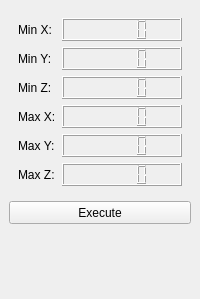
       <widget class="QWidget" name="tab_6" >
        <attribute name="title" >
         <string>Crop</string>
        </attribute>
        <layout class="QVBoxLayout" name="verticalLayout_7" >
         <property name="spacing" >
          <number>6</number>
         </property>
         <property name="margin" >
          <number>9</number>
         </property>
         <item>
          <widget class="QFrame" name="frame_2" >
           <property name="frameShape" >
            <enum>QFrame::NoFrame</enum>
           </property>
           <property name="frameShadow" >
            <enum>QFrame::Raised</enum>
           </property>
           <property name="lineWidth" >
            <number>0</number>
           </property>
           <layout class="QGridLayout" name="gridLayout_6" >
            <item row="0" column="0" >
             <widget class="QLabel" name="label_28" >
              <property name="text" >
               <string>Min X:</string>
              </property>
             </widget>
            </item>
            <item row="0" column="1" >
             <widget class="QLCDNumber" name="lcdNumber_5" >
              <property name="sizePolicy" >
               <sizepolicy vsizetype="Minimum" hsizetype="Expanding" >
                <horstretch>0</horstretch>
                <verstretch>0</verstretch>
               </sizepolicy>
              </property>
              <property name="frameShadow" >
               <enum>QFrame::Raised</enum>
              </property>
              <property name="smallDecimalPoint" >
               <bool>false</bool>
              </property>
              <property name="numDigits" >
               <number>5</number>
              </property>
              <property name="segmentStyle" >
               <enum>QLCDNumber::Filled</enum>
              </property>
             </widget>
            </item>
            <item row="1" column="0" >
             <widget class="QLabel" name="label_29" >
              <property name="text" >
               <string>Min Y:</string>
              </property>
             </widget>
            </item>
            <item row="1" column="1" >
             <widget class="QLCDNumber" name="lcdNumber_6" >
              <property name="sizePolicy" >
               <sizepolicy vsizetype="Minimum" hsizetype="Expanding" >
                <horstretch>0</horstretch>
                <verstretch>0</verstretch>
               </sizepolicy>
              </property>
              <property name="frameShadow" >
               <enum>QFrame::Raised</enum>
              </property>
              <property name="smallDecimalPoint" >
               <bool>false</bool>
              </property>
              <property name="numDigits" >
               <number>5</number>
              </property>
              <property name="segmentStyle" >
               <enum>QLCDNumber::Filled</enum>
              </property>
             </widget>
            </item>
            <item row="2" column="0" >
             <widget class="QLabel" name="label_30" >
              <property name="text" >
               <string>Min Z:</string>
              </property>
             </widget>
            </item>
            <item row="2" column="1" >
             <widget class="QLCDNumber" name="lcdNumber_7" >
              <property name="sizePolicy" >
               <sizepolicy vsizetype="Minimum" hsizetype="Expanding" >
                <horstretch>0</horstretch>
                <verstretch>0</verstretch>
               </sizepolicy>
              </property>
              <property name="frameShadow" >
               <enum>QFrame::Raised</enum>
              </property>
              <property name="smallDecimalPoint" >
               <bool>false</bool>
              </property>
              <property name="numDigits" >
               <number>5</number>
              </property>
              <property name="segmentStyle" >
               <enum>QLCDNumber::Filled</enum>
              </property>
             </widget>
            </item>
            <item row="3" column="0" >
             <widget class="QLabel" name="label_31" >
              <property name="text" >
               <string>Max X:</string>
              </property>
             </widget>
            </item>
            <item row="3" column="1" >
             <widget class="QLCDNumber" name="lcdNumber_8" >
              <property name="sizePolicy" >
               <sizepolicy vsizetype="Minimum" hsizetype="Expanding" >
                <horstretch>0</horstretch>
                <verstretch>0</verstretch>
               </sizepolicy>
              </property>
              <property name="frameShadow" >
               <enum>QFrame::Raised</enum>
              </property>
              <property name="smallDecimalPoint" >
               <bool>false</bool>
              </property>
              <property name="numDigits" >
               <number>5</number>
              </property>
              <property name="segmentStyle" >
               <enum>QLCDNumber::Filled</enum>
              </property>
             </widget>
            </item>
            <item row="4" column="0" >
             <widget class="QLabel" name="label_32" >
              <property name="text" >
               <string>Max Y:</string>
              </property>
             </widget>
            </item>
            <item row="4" column="1" >
             <widget class="QLCDNumber" name="lcdNumber_9" >
              <property name="sizePolicy" >
               <sizepolicy vsizetype="Minimum" hsizetype="Expanding" >
                <horstretch>0</horstretch>
                <verstretch>0</verstretch>
               </sizepolicy>
              </property>
              <property name="frameShadow" >
               <enum>QFrame::Raised</enum>
              </property>
              <property name="smallDecimalPoint" >
               <bool>false</bool>
              </property>
              <property name="numDigits" >
               <number>5</number>
              </property>
              <property name="segmentStyle" >
               <enum>QLCDNumber::Filled</enum>
              </property>
             </widget>
            </item>
            <item row="5" column="0" >
             <widget class="QLabel" name="label_33" >
              <property name="text" >
               <string>Max Z:</string>
              </property>
             </widget>
            </item>
            <item row="5" column="1" >
             <widget class="QLCDNumber" name="lcdNumber_10" >
              <property name="sizePolicy" >
               <sizepolicy vsizetype="Minimum" hsizetype="Expanding" >
                <horstretch>0</horstretch>
                <verstretch>0</verstretch>
               </sizepolicy>
              </property>
              <property name="frameShadow" >
               <enum>QFrame::Raised</enum>
              </property>
              <property name="smallDecimalPoint" >
               <bool>false</bool>
              </property>
              <property name="numDigits" >
               <number>5</number>
              </property>
              <property name="segmentStyle" >
               <enum>QLCDNumber::Filled</enum>
              </property>
             </widget>
            </item>
           </layout>
          </widget>
         </item>
         <item>
          <widget class="QPushButton" name="pushButton_24" >
           <property name="minimumSize" >
            <size>
             <width>0</width>
             <height>23</height>
            </size>
           </property>
           <property name="text" >
            <string>Execute</string>
           </property>
          </widget>
         </item>
         <item>
          <spacer name="verticalSpacer_9" >
           <property name="orientation" >
            <enum>Qt::Vertical</enum>
           </property>
           <property name="sizeHint" stdset="0" >
            <size>
             <width>61</width>
             <height>66</height>
            </size>
           </property>
          </spacer>
         </item>
        </layout>
       </widget>
